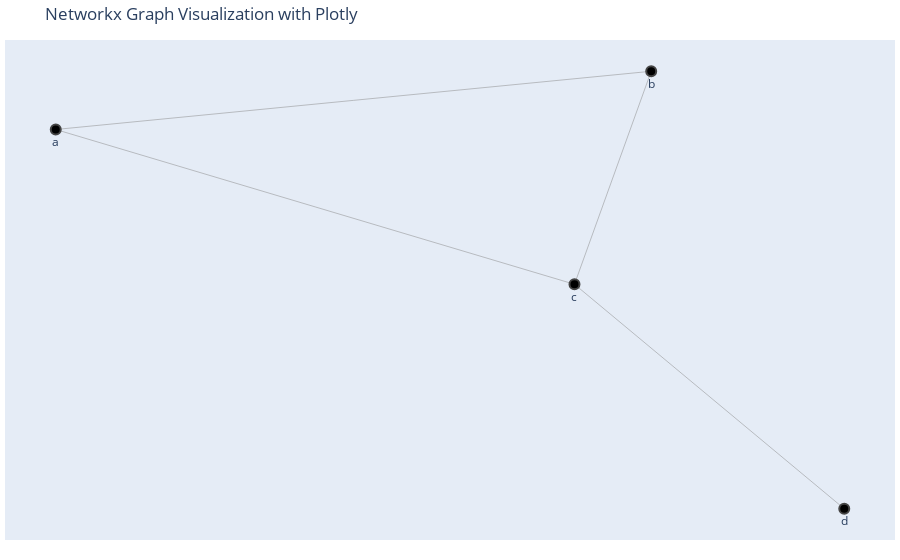

Notebook cell for this chart:
### Markdown cell above
### An advance example using data visualization

### Code cell
import plotly.graph_objects as go

pos = nx.spring_layout(G)
edge_x = []
edge_y = []

for edge in G.edges():
    x0, y0 = pos[edge[0]]
    x1, y1 = pos[edge[1]]
    edge_x += [x0, x1, None]
    edge_y += [y0, y1, None]

edge_trace = go.Scatter(x=edge_x, y=edge_y,
                        line=dict(width=0.5, color="#888"),
                        hoverinfo="none",
                        mode="lines")

node_x = [pos[node][0] for node in G.nodes()]
node_y = [pos[node][1] for node in G.nodes()]

node_trace = go.Scatter(x=node_x, y=node_y,
                        mode="markers+text",
                        text=list(G.nodes()),
                        textposition="bottom center",
                        hoverinfo="text",
                        marker=dict(showscale=False,
                                    colorscale='YlGnBu',
                                    reversescale=True,
                                    color=[],
                                    size=10,line=dict(width=2))
                        )

fig = go.Figure(data=[edge_trace, node_trace],
                layout=go.Layout(
                    title="Networkx Graph Visualization with Plotly",
                    showlegend=False,
                    hovermode='closest',
                    margin=dict(b=20, l=5, r=5, t=40),
                    xaxis=dict(showgrid=False,
                               zeroline=False,
                               showticklabels=False),
                    yaxis=dict(showgrid=False,
                               zeroline=False,
                               showticklabels=False)
                    )
                )
fig.show()

### Figure 1 — Plotly figure (JSON) as saved in the notebook; plotly's stock layout.template omitted (floating-point values rounded to 4 significant figures)
{"data": [{"hoverinfo": "none", "line": {"color": "#888", "width": 0.5}, "mode": "lines", "type": "scatter", "x": [-0.5213, 0.1313, null, -0.5213, 0.0472, null, 0.1313, 0.0472, null, 0.0472, 0.3428, null], "y": [0.457, 0.6807, null, 0.457, -0.1377, null, 0.6807, -0.1377, null, -0.1377, -1.0, null]}, {"hoverinfo": "text", "marker": {"color": [], "colorscale": [[0, "rgb(255,255,217)"], [0.125, "rgb(237,248,177)"], [0.25, "rgb(199,233,180)"], [0.375, "rgb(127,205,187)"], [0.5, "rgb(65,182,196)"], [0.625, "rgb(29,145,192)"], [0.75, "rgb(34,94,168)"], [0.875, "rgb(37,52,148)"], [1, "rgb(8,29,88)"]], "line": {"width": 2}, "reversescale": true, "showscale": false, "size": 10}, "mode": "markers+text", "text": ["a", "b", "c", "d"], "textposition": "bottom center", "type": "scatter", "x": [-0.5213, 0.1313, 0.0472, 0.3428], "y": [0.457, 0.6807, -0.1377, -1.0]}], "layout": {"hovermode": "closest", "margin": {"b": 20, "l": 5, "r": 5, "t": 40}, "showlegend": false, "title": {"text": "Networkx Graph Visualization with Plotly"}, "xaxis": {"showgrid": false, "showticklabels": false, "zeroline": false}, "yaxis": {"showgrid": false, "showticklabels": false, "zeroline": false}}}
